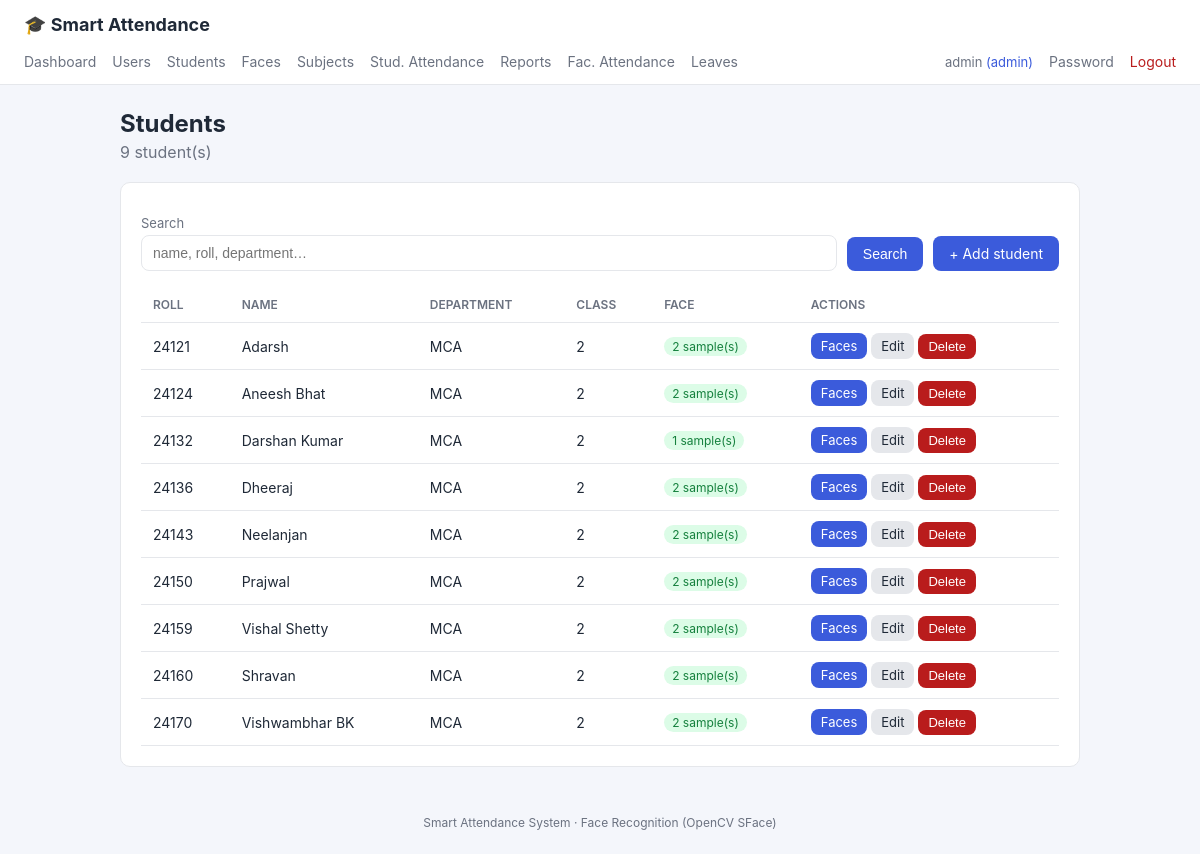
Page /students/ (signed in) on the committed database.
### models.py (models this page shows, shortened)
class User(UserMixin, db.Model):
    __tablename__ = "users"
    id = db.Column(db.Integer, primary_key=True)
    username = db.Column(db.String(80), unique=True, nullable=False, index=True)
    email = db.Column(db.String(120), unique=True, nullable=False)
    password_hash = db.Column(db.String(255), nullable=False)
    role = db.Column(db.String(20), nullable=False, default=ROLE_STUDENT)
    created_at = db.Column(db.DateTime, default=datetime.utcnow)
    student_id = db.Column(db.Integer, db.ForeignKey("students.id"), nullable=True)
    student = db.relationship("Student", backref=db.backref("user", uselist=False))

class Student(db.Model):
    __tablename__ = "students"
    id = db.Column(db.Integer, primary_key=True)
    roll_number = db.Column(db.String(40), unique=True, nullable=False, index=True)
    name = db.Column(db.String(120), nullable=False)
    department = db.Column(db.String(80), default="")
    class_name = db.Column(db.String(80), default="")
    created_at = db.Column(db.DateTime, default=datetime.utcnow)
    face_samples = db.relationship(
        "FaceSample", backref="student", cascade="all, delete-orphan"
    )
    attendance_records = db.relationship(
        "Attendance", backref="student", cascade="all, delete-orphan"
    )
    @property
    def has_face(self):
        return len(self.face_samples) > 0

### blueprints/students.py (the view, shortened to what this page needs)
@students_bp.route("/")
@login_required
@staff_required
def list_students():
    q = request.args.get("q", "").strip()
    query = Student.query
    students = query.order_by(Student.roll_number).all()
    return render_template("students/list.html", students=students, q=q)

### templates/students/list.html (shortened to what this page needs)
{% extends "base.html" %}
{% block content %}
<h1>Students</h1>
<p class="subtitle">{{ students | length }} student(s)</p>
<div class="card">
  <form method="get" style="display:flex;gap:10px;align-items:flex-end;margin-bottom:16px">
    <div style="flex:1"><label>Search</label>
      <input name="q" value="{{ q }}" placeholder="name, roll, department…"></div>
    <button class="btn" type="submit">Search</button>
    <a class="btn" href="{{ url_for('students.create_student') }}">+ Add student</a>
  </form>
  {% if students %}
  <table>
    <tr><th>Roll</th><th>Name</th><th>Department</th><th>Class</th><th>Face</th><th>Actions</th></tr>
    {% for s in students %}
    <tr>
      <td>{{ s.roll_number }}</td>
      <td>{{ s.name }}</td>
      <td>{{ s.department or '—' }}</td>
      <td>{{ s.class_name or '—' }}</td>
      <td>
        {% if s.has_face %}<span class="badge badge-yes">{{ s.face_samples|length }} sample(s)</span>
        {% else %}<span class="badge badge-no">none</span>{% endif %}
      </td>
      <td>
        <a class="btn btn-sm" href="{{ url_for('faces.register', student_id=s.id) }}">Faces</a>
        <a class="btn btn-sm btn-secondary" href="{{ url_for('students.edit_student', student_id=s.id) }}">Edit</a>
        <form class="inline-form" method="post" action="{{ url_for('students.delete_student', student_id=s.id) }}"
              onsubmit="return confirm('Delete {{ s.name }}?')">
          <button class="btn btn-sm btn-danger" type="submit">Delete</button>
        </form>
      </td>
    </tr>
    {% endfor %}
  </table>
  {% else %}
  <p class="muted">No students found.</p>
  {% endif %}
</div>
{% endblock %}

### templates/base.html (shortened to what this page needs)
<!DOCTYPE html>
<html lang="en">
<head>
  <link rel="stylesheet" href="{{ url_for('static', filename='style.css') }}">
</head>
<body>
  <header class="topbar">
    <div class="brand">
      <a href="{{ url_for('dashboard.index') if current_user.is_authenticated else url_for('auth.login') }}">
        🎓 Smart Attendance
      </a>
    </div>
    {% if current_user.is_authenticated %}
    <nav class="nav">
      <a href="{{ url_for('dashboard.index') }}">Dashboard</a>
      {% if current_user.role == 'admin' %}
        <a href="{{ url_for('admin.list_users') }}">Users</a>
      {% endif %}
      {% if current_user.role in ['admin', 'faculty', 'director'] %}
        <a href="{{ url_for('students.list_students') }}">Students</a>
        <a href="{{ url_for('faces.index') }}">Faces</a>
        <a href="{{ url_for('attendance.subjects') }}">Subjects</a>
        <a href="{{ url_for('attendance.index') }}">Stud. Attendance</a>
        <a href="{{ url_for('reports.index') }}">Reports</a>
      {% endif %}
      {% if current_user.role in ['admin', 'director'] %}
        <a href="{{ url_for('director.faculty_attendance_index') }}">Fac. Attendance</a>
        <a href="{{ url_for('director.leaves_index') }}">Leaves</a>
      {% endif %}
      <span class="who">{{ current_user.username }} <em>({{ current_user.role }})</em></span>
      <a href="{{ url_for('auth.change_password') }}">Password</a>
      <a class="btn-link" href="{{ url_for('auth.logout') }}">Logout</a>
    </nav>
    {% endif %}
  </header>
  <main class="container">
    {% block content %}{% endblock %}
  </main>
  <footer class="footer">Smart Attendance System · Face Recognition (OpenCV SFace)</footer>
</body>
</html>

### static/style.css (style rules this page uses)
:root { --bg: #f4f6fb; --card: #ffffff; --primary: #3b5bdb; --primary-dark: #2f49b0; --text: #1f2937; --muted: #6b7280; --border: #e5e7eb; --success: #15803d; --danger: #b91c1c; --warning: #b45309; }
* { box-sizing: border-box; }
body { margin: 0; font-family: -apple-system, "Segoe UI", Roboto, Helvetica, Arial, sans-serif; background: var(--bg); color: var(--text); }
a { color: var(--primary); text-decoration: none; }
.topbar { background: #fff; border-bottom: 1px solid var(--border); padding: 0 24px; }
.brand a { font-size: 18px; font-weight: 700; color: var(--text); padding: 14px 0; display: inline-block; }
.nav { display: flex; align-items: center; gap: 16px; padding: 0 0 10px; flex-wrap: wrap; }
.nav a { color: var(--muted); font-size: 14px; padding: 4px 0; }
.nav .who { font-size: 13px; color: var(--muted); }
.nav .who em { color: var(--primary); font-style: normal; }
.btn-link { color: var(--danger) !important; }
.container { max-width: 1000px; margin: 24px auto; padding: 0 20px; }
.footer { text-align: center; color: var(--muted); font-size: 12px; padding: 24px; }
h1 { font-size: 24px; margin: 0 0 4px; }
.subtitle { color: var(--muted); margin: 0 0 20px; }
.card { background: var(--card); border: 1px solid var(--border); border-radius: 10px; padding: 20px; margin-bottom: 20px; }
label { display: block; font-size: 13px; color: var(--muted); margin: 12px 0 4px; }
input, select { width: 100%; padding: 9px 11px; border: 1px solid var(--border); border-radius: 8px; font-size: 14px; background: #fff; }
.btn { display: inline-block; background: var(--primary); color: #fff; border: none; padding: 9px 16px; border-radius: 8px; font-size: 14px; cursor: pointer; text-decoration: none; }
.btn-secondary { background: #e5e7eb; color: var(--text); }
.btn-danger { background: var(--danger); }
.btn-sm { padding: 5px 10px; font-size: 13px; }
table { width: 100%; border-collapse: collapse; }
th, td { text-align: left; padding: 10px 12px; border-bottom: 1px solid var(--border); font-size: 14px; }
th { color: var(--muted); font-weight: 600; font-size: 12px; text-transform: uppercase; }
.badge { display: inline-block; padding: 2px 8px; border-radius: 999px; font-size: 12px; }
.badge-yes { background: #dcfce7; color: var(--success); }
.inline-form { display: inline; }

### rows in the picture
User: username "admin", role "admin"
Student: roll_number "24121", name "Adarsh", department "MCA", class_name "2", face_samples|length "2"
Student: roll_number "24124", name "Aneesh Bhat", department "MCA", class_name "2", face_samples|length "2"
Student: roll_number "24132", name "Darshan Kumar", department "MCA", class_name "2", face_samples|length "1"
Student: roll_number "24136", name "Dheeraj", department "MCA", class_name "2", face_samples|length "2"
Student: roll_number "24143", name "Neelanjan", department "MCA", class_name "2", face_samples|length "2"
Student: roll_number "24150", name "Prajwal", department "MCA", class_name "2", face_samples|length "2"
Student: roll_number "24159", name "Vishal Shetty", department "MCA", class_name "2", face_samples|length "2"
Student: roll_number "24160", name "Shravan", department "MCA", class_name "2", face_samples|length "2"
Student: roll_number "24170", name "Vishwambhar BK", department "MCA", class_name "2", face_samples|length "2"

### other values in the picture
{{ students | length }} "9"
